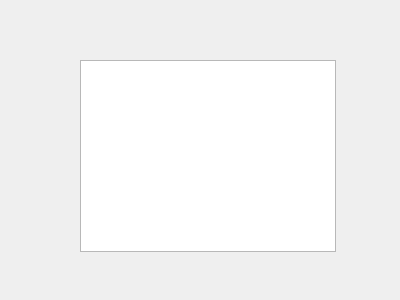
<?xml version="1.0" encoding="UTF-8"?>
<ui version="4.0">
 <class>Form</class>
 <widget class="QWidget" name="Form">
  <property name="geometry">
   <rect>
    <x>0</x>
    <y>0</y>
    <width>400</width>
    <height>300</height>
   </rect>
  </property>
  <property name="windowTitle">
   <string>etat</string>
  </property>
  <widget class="QTableWidget" name="tableWidget">
   <property name="geometry">
    <rect>
     <x>80</x>
     <y>60</y>
     <width>256</width>
     <height>192</height>
    </rect>
   </property>
  </widget>
 </widget>
 <resources/>
 <connections/>
</ui>
